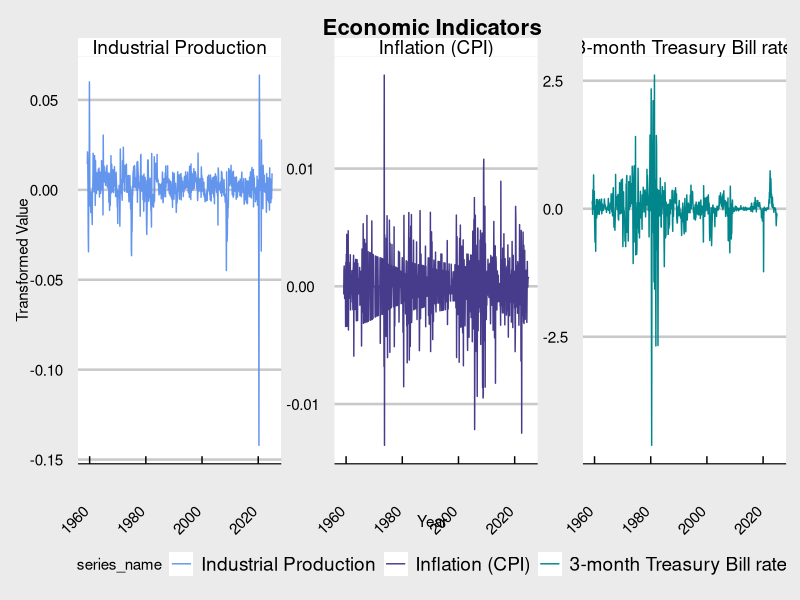
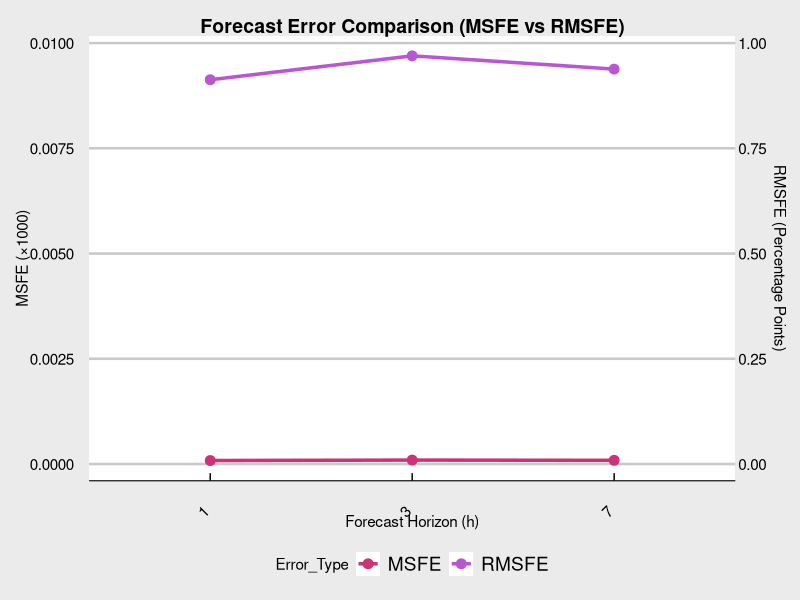

Write the R code that produced these figures, in order.
## ---- chunk 1

library(readr)  
library(dplyr)   
library(ggplot2)
library(ggthemes)
library(lubridate)
library(tidyr)

#Load the dataset:
df <- read_csv("current.csv")
View(df)
library(knitr)  
knitr::kable(head(df)) 

#Dimensions of the dataset:
dimensions=dim(df)
cat("Dimensions Dataset : ", dimensions )

## ---- chunk 2

#Removing the first row of the dataset, which contains the transformation codes and storing them in a data frame:
transformation_codes <- data.frame(Series = names(df)[-1], Transformation_Code = as.numeric(df[1, -1]))
transformation_codes

## ---- chunk 3

mdiff <- function(x) {
  x - dplyr::lag(x, 1, default = NA)  #First difference (ΔX_t = X_t - X_(t-1))
}

## ---- chunk 4

apply_transformation <- function(series, code) {
  if (code == 1) {
    return(series)
  } else if (code == 2) {
    return(mdiff(series))
  } else if (code == 3) {
    return(mdiff(mdiff(series)))
  } else if (code == 4) {
    return(log(series))
  } else if (code == 5) {
    return(mdiff(log(series)))
  } else if (code == 6) {
    return(mdiff(mdiff(log(series))))
  } else if (code == 7) {
    return(mdiff(series) / dplyr::lag(series, 1) - 1)
  } else {
    stop("Invalid transformation code")
  }
}

## ---- chunk 5

for (i in 1:nrow(transformation_codes)) {
  series_name <- transformation_codes$Series[i]
  code <- transformation_codes$Transformation_Code[i]
  df[[series_name]] <- apply_transformation(as.numeric(df[[series_name]]), code)
}

#Clean the DataFrame:
df_cleaned <- df[-c(1:3), ]
head(df_cleaned)
View(df_cleaned)
#by removing rows 1 to 3, since the first row contains the transformation codes and
#the second and third rows contain missing values due to the first and second difference transformations

## ---- chunk 6

series_to_plot <- c('INDPRO', 'CPIAUCSL', 'TB3MS')
series_names <- c('Industrial Production', 'Inflation (CPI)', '3-month Treasury Bill rate')

## ---- chunk 7

class(df_cleaned$sasdate)  # Output: "character"
plot_data <- df_cleaned %>%
  select(sasdate, all_of(series_to_plot)) %>%
  pivot_longer(-sasdate, names_to = "series", values_to = "value") %>%
  mutate(sasdate =mdy(sasdate),
         series_name = factor(series, levels = series_to_plot, labels = series_names))

df_cleaned <- df_cleaned %>%
  mutate(sasdate = as.Date(sasdate, format = "%m/%d/%Y")) 
print(head(df_cleaned$sasdate))

class(df_cleaned$sasdate) # Output: "Date"

## ---- chunk 8

df_cleaned <- df_cleaned %>%
  filter(!is.na(INDPRO) & !is.na(CPIAUCSL) & !is.na(TB3MS))

print(paste("Rows after removing missing values:", nrow(df_cleaned))) 

## ---- chunk 9
#| column: screen-inset-shaded
#| layout-nrow: 1
#| fig-width: 11
#| fig-height: 5

ggplot(plot_data, aes(x = sasdate, y = value, color = series_name)) +
  geom_line() +
  scale_color_manual(values = c("Industrial Production" = "cornflowerblue",
                                "Inflation (CPI)" = "slateblue4",
                                "3-month Treasury Bill rate" = "turquoise4")) +
  facet_wrap(~series_name, scales = "free") +
  labs(title = "Economic Indicators", x = "Year", y = "Transformed Value") +
  theme_economist_white() +
  theme(axis.text.x = element_text(angle = 45, hjust = 1),
    legend.position = "bottom",
    plot.title = element_text(hjust = 0.5, size = 16, face = "bold")  #centering the title and making it bold
  ) 

## ---- chunk 10

#Prepare data for estimation:
Yraw <- df_cleaned$INDPRO
Xraw <- df_cleaned %>% select(CPIAUCSL, TB3MS)
#forecasting target variable Industrial Production (INDPRO) using external variables Inflation (CPI) and Treasury Bill Rate (TB3MS)

num_lags <- 4  # Number of lags (p) for autoregressive model
num_leads <- 1  # Forecast horizon (h-step ahead forecast)

#Create a dataframe X with a constant column (Ones) for the intercept term in regression:
X <- data.frame(Ones = rep(1, nrow(df_cleaned)))

#Create Lagged Variables for INDPRO (Target Variable):
for (lag in 0:num_lags) {
  X[paste0('INDPRO_lag', lag)] <- dplyr::lag(Yraw, lag)
}

#Create Lagged Variables for CPIAUCSL and TB3MS (Exogenous Predictors):
for (col in names(Xraw)) {
  for (lag in 0:num_lags) {
    X[paste0(col, '_lag', lag)] <- dplyr::lag(Xraw[[col]], lag)
  }
}

#Define the Target Variable for Forecasting:
y <-dplyr::lead(Yraw, num_leads)

#Prepare the Last Row of X for Forecasting:
X_T <-as.matrix(tail(X, 1))
#extracting the last row of X as a matrix (X_T), this will be used to compute the one-step-ahead prediction, since the last available data is used to predict the next period.

#Removing NA rows (due to lagging/leading):
complete_cases <- complete.cases(X, y)
X <-X[complete_cases, ]
y <-y[complete_cases]
#complete.cases(X, y) identifies the rows without missing values

## ---- chunk 11

#The parameters of the model can be estimated by OLS,
#but OLS calculations require numeric vector/matrix inputs.
#This ensures compatibility with matrix operations:
y <-as.vector(y) #ensures that y is a numeric vector
X <-as.matrix(X) #converts X into a numeric matrix

#Solving for the OLS estimator beta: (X'X)^{-1} X'Y
beta_ols <-solve(crossprod(X), crossprod(X, y))
#this estimates the best-fit parameters (β_ols) for the model.
#These parameters tell us how past values of INDPRO, CPI, and TB3MS influence future values of INDPRO.

#Compute the One Step Ahead Forecast (% change month-to-month INDPRO)
forecast <-(X_T %*% beta_ols) * 100
forecast
#forecasting the percentage change (and multiplying by 100 gives the forecast in percentage points),
#since INDPRO has been transformed in logarithmic differences

## ---- chunk 12

#Function to perform real-time forecasting and calculate MSFE and RMSFE:
calculate_forecast_errors <- function(df_cleaned, num_lags, horizons) {
  
  # Forecast INDPRO using its past values and external economic indicators:
  Yraw <- df_cleaned$INDPRO
  Xraw <- df_cleaned %>% select(CPIAUCSL, TB3MS)
  
  # Create lagged variables
  #The ARX model needs past values to make forecasts
  #Lagging helps capture time-dependent relationships
  X <- data.frame(Ones = rep(1, nrow(df_cleaned)))
  
  for (lag in 0:num_lags) {
    X[paste0('INDPRO_lag', lag)] <- dplyr::lag(Yraw, lag)
  }
  
  for (col in names(Xraw)) {
    for (lag in 0:num_lags) {
      X[paste0(col, '_lag', lag)] <- dplyr::lag(Xraw[[col]], lag)
    }
  }
  
  # Prepare to store MSFE and RMSFE results:
  forecast_errors <- data.frame(Horizon = horizons, MSFE = NA, RMSFE = NA)
  
  # Loop over different forecasting horizons
  # Evaluate forecast accuracy for different time steps
  for (i in seq_along(horizons)) {
    h <- horizons[i]
    
    # Define the Target (y) at Each Forecast Horizon
    y <- dplyr::lead(Yraw, h)
    
    # Remove NA rows due to lagging/leading:
    complete_cases <- complete.cases(X, y)
    X_train <- as.matrix(X[complete_cases, ])
    y_train <- as.vector(y[complete_cases])
    
    # Estimate OLS coefficients:
    beta_ols <- solve(crossprod(X_train), crossprod(X_train, y_train))
    
    # Generate forecasts:
    y_pred <- X_train %*% beta_ols
    
    # Compute MSFE and RMSFE:
    msfe <- mean((y_pred - y_train)^2) #MSFE measures average squared error (the lower the better)
    rmsfe <- sqrt(msfe) #RMSFE is the square root of MSFE (easier to interpret)
    
    # Store results:
    forecast_errors$MSFE[i] <- msfe
    forecast_errors$RMSFE[i] <- rmsfe
  }
  
  return(forecast_errors)
}

## ---- chunk 13

#Define lag length and forecast horizons:
num_lags <- 5
horizons <- c(1, 3, 7) 

#Compute MSFE and RMSFE for different horizons:
forecast_error_values <- calculate_forecast_errors(df_cleaned, num_lags, horizons)

#Print results:
print(forecast_error_values) 

## ---- chunk 14

#Reshape the data from wide format to long format, since ggplot2 requires long format data 
#for plotting multiple variables:
forecast_error_long <- forecast_error_values %>%
  pivot_longer(cols = c("MSFE", "RMSFE"), names_to = "Error_Type", values_to = "Value")
forecast_error_long

## ---- chunk 15
#| column: screen-inset-shaded
#| layout-nrow: 1
#| fig-width: 5
#| fig-height: 7

ggplot(forecast_error_long, aes(x = factor(Horizon), y = Value, color = Error_Type, group = Error_Type)) +
  geom_point(size = 3) +  #adds points at each forecast horizon
  geom_line(size = 1.2) + #connects points with lines for better readability
  
  # Scale the y-axis properly: primary y-axis (left) displaying MSFE, secondary y-axis (right) displaying RMSFE
  scale_y_continuous(  
    name = "MSFE (×1000)", #scaled by 1000 for better visibility
    labels = scales::comma, #ensures large numbers with commas
    sec.axis = sec_axis(~.*100, name = "RMSFE (Percentage Points)")  #multiplied by 100 to show percentage points
  ) +
  labs(title = "Forecast Error Comparison (MSFE vs RMSFE)", 
       x = "Forecast Horizon (h)") +
  scale_color_manual(values = c("MSFE" = "violetred3", "RMSFE" = "mediumorchid")) +
  theme_economist_white() +
  theme(axis.text.x = element_text(angle = 45, hjust = 1),
    legend.position = "bottom",   
    plot.title = element_text(hjust = 0.5, size = 14, face = "bold")  #centering the title and making it bold
  )  
knitr::kable(forecast_error_values)       

